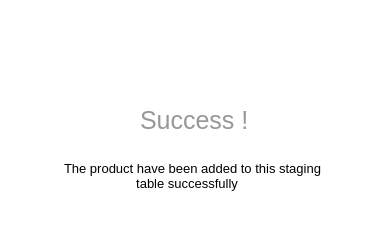
<?xml version="1.0" encoding="UTF-8"?>
<ui version="4.0">
 <class>PopUpModel</class>
 <widget class="QWidget" name="PopUpModel">
  <property name="geometry">
   <rect>
    <x>0</x>
    <y>0</y>
    <width>391</width>
    <height>231</height>
   </rect>
  </property>
  <property name="windowTitle">
   <string>Form</string>
  </property>
  <property name="styleSheet">
   <string notr="true">background-color:white;
border-radius:10px</string>
  </property>
  <widget class="QWidget" name="container_pop_up" native="true">
   <property name="geometry">
    <rect>
     <x>0</x>
     <y>0</y>
     <width>391</width>
     <height>231</height>
    </rect>
   </property>
   <property name="styleSheet">
    <string notr="true">background-color:white;
border-radius:10px;</string>
   </property>
   <widget class="QLabel" name="pop_up_icon">
    <property name="geometry">
     <rect>
      <x>150</x>
      <y>10</y>
      <width>91</width>
      <height>91</height>
     </rect>
    </property>
    <property name="text">
     <string/>
    </property>
    <property name="pixmap">
     <pixmap resource="res.qrc">:/img/img/success_icon.png</pixmap>
    </property>
   </widget>
   <widget class="QLabel" name="title_container_pop_up">
    <property name="geometry">
     <rect>
      <x>140</x>
      <y>110</y>
      <width>121</width>
      <height>21</height>
     </rect>
    </property>
    <property name="styleSheet">
     <string notr="true">position: absolute;
width: 114px;
height: 30px;
left: 576px;
top: 263px;

font-family: 'Inter';
font-style: normal;
font-weight: 400;
font-size: 25px;
line-height: 30px;

color: #989797;</string>
    </property>
    <property name="text">
     <string>Success !</string>
    </property>
   </widget>
   <widget class="QLabel" name="description_pop_up">
    <property name="geometry">
     <rect>
      <x>64</x>
      <y>160</y>
      <width>301</width>
      <height>31</height>
     </rect>
    </property>
    <property name="styleSheet">
     <string notr="true">position: absolute;
width: 281px;
height: 32px;
left: 496px;
top: 311px;


font-style: normal;
font-weight: 400;
font-size: 13px;
line-height: 16px;
text-align: center;

color: #000000;</string>
    </property>
    <property name="text">
     <string>The product have been added to this staging 
                    table successfully</string>
    </property>
   </widget>
   <widget class="QLabel" name="exit_pop_up">
    <property name="geometry">
     <rect>
      <x>365</x>
      <y>9</y>
      <width>16</width>
      <height>16</height>
     </rect>
    </property>
    <property name="text">
     <string/>
    </property>
    <property name="pixmap">
     <pixmap resource="res.qrc">:/img/img/exit_x_icon.png</pixmap>
    </property>
   </widget>
  </widget>
 </widget>
 <resources>
  <include location="res.qrc"/>
 </resources>
 <connections/>
</ui>
